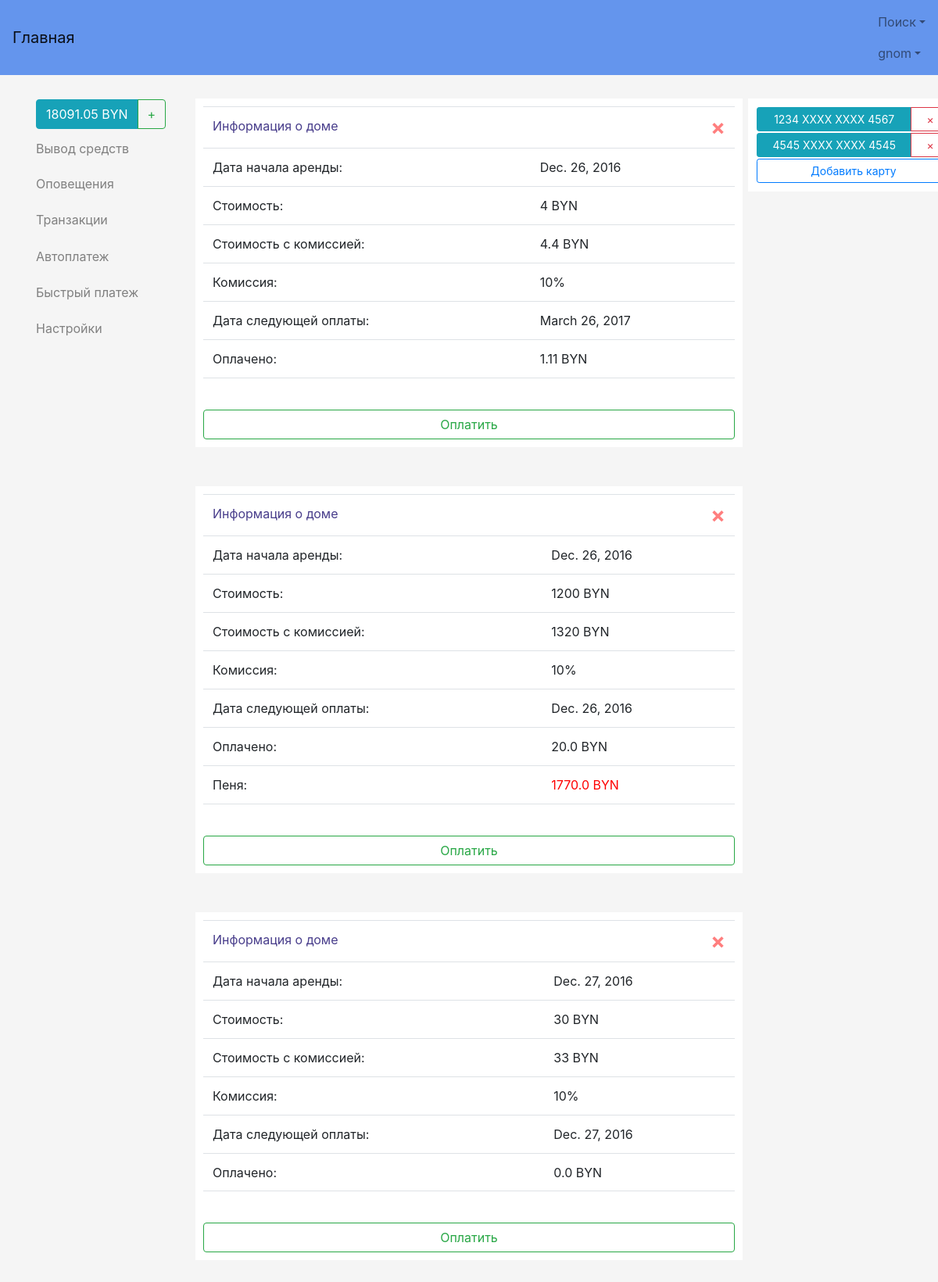
Page /profile/ (signed in) on the earlier database version.
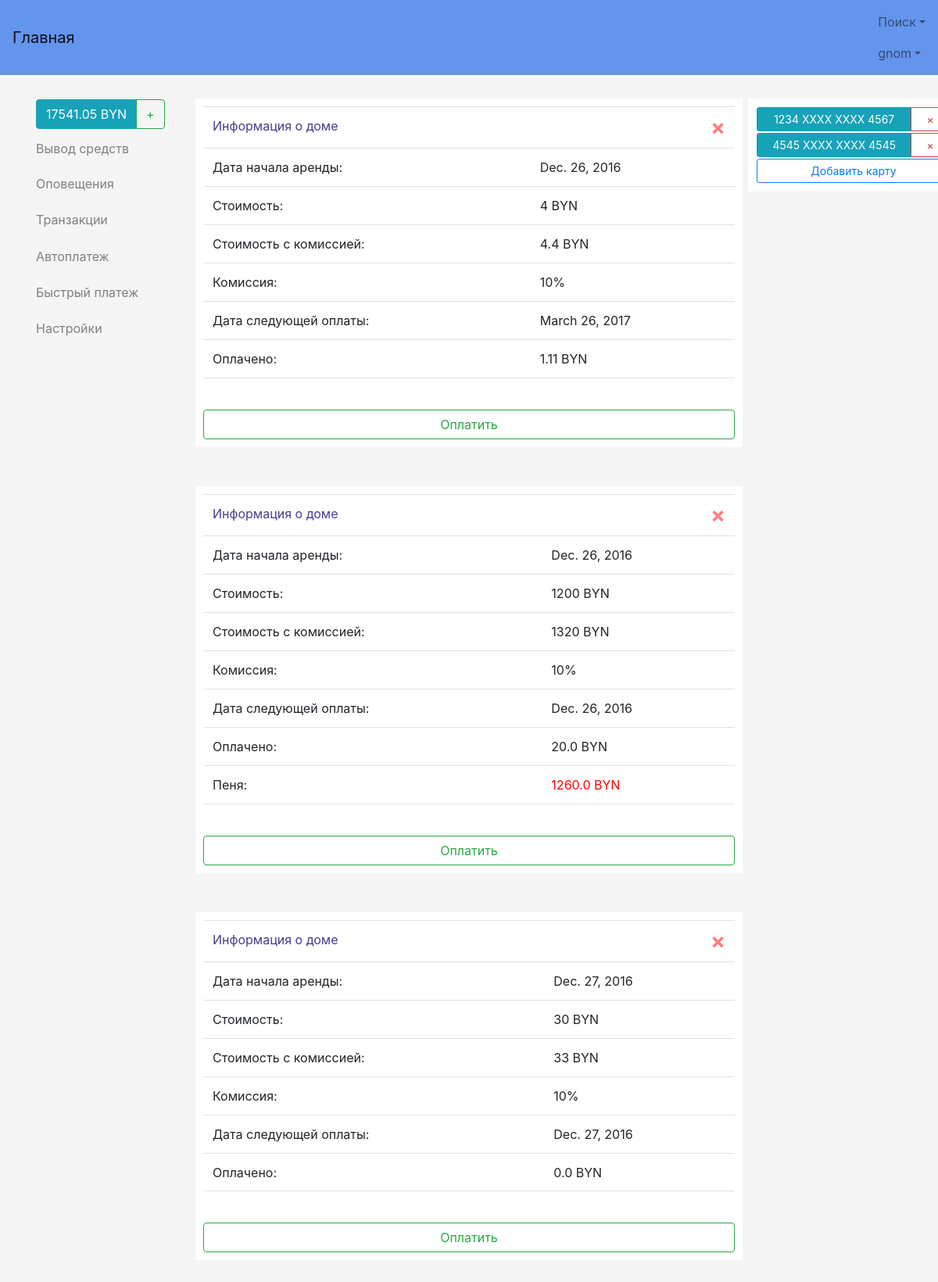
Same page on the later database version.
### TOFI/models.py (models this page shows)
class DoneRent(models.Model):
    id_house = models.ForeignKey(Rent, on_delete=models.CASCADE)
    id_user_owner = models.ForeignKey(MyUser, on_delete=models.CASCADE)
    id_user_renter = models.IntegerField()
    fine = models.FloatField(default=0)
    date_rent = models.DateField(default=None)
    payed_until_time = models.FloatField(default=0)
    cost = models.CharField(max_length=50)  # Цена одной платы
    next_payment_date = models.DateField(default=None)

### user_profile/views.py (the view)
# urls.py: url(r'^profile/', include('user_profile.urls')),
def profile(request):
    ch.check_rent_number_pay()
    if request.user.is_anonymous or not request.user.is_active:
        return HttpResponseRedirect("/login")
    cards = list()
    for card in [str(i.card_num) for i in request.user.user_card_id.all()]:
        cards.append(card[:4] + ' XXXX XXXX ' + card[-4:])
    mails = models.MessageStatusRent.objects.all().filter(id_user_to=request.user.id)
    new, number = False, 0
    for mail in mails:
        if mail.is_new:
            new = True
            number += 1
    user_cards = request.user.user_card_id.all()
    id_user = request.user.id
    if request.user.ie:
        my_rents = models.DoneRent.objects.select_related('id_house__user_login').filter(id_user_owner=id_user)
    else:
        my_rents = models.DoneRent.objects.select_related('id_house__user_login').filter(id_user_renter=id_user)
    penalties = models.DonePenalty.objects.filter(id_user_for=request.user.id)
    c = [[i, j] for i, j in zip(cards, user_cards)]
    balance = round(float(request.user.balance), 2)
    mon = models.Monetization.objects.get(id=1).value_mon
    return render(request, "Profile.html", {'cards': c, 'new': new, 'number': number, 'penalties': penalties,
                                            'my_rents': my_rents, 'balance': balance, 'mon': mon})

### TOFI/check.py (called while the page is built)
def check_payd_penalties():
    done_penalties = models.DonePenalty.objects.all()
    if done_penalties:
        for dp in done_penalties:
            if dp.is_payd:
                dp.delete()

### TOFI/templatetags/filter_extra.py (called while the page is built)
def mon_cost(arg, value):
    if not type(arg) == list:
        result = float(arg) + float(arg) * value
        if int(result) == result:
            return int(result)
        else:
            return round(float(result), 2)
    else:
        return 0

def percentage(arg):
    result = arg * 100
    if int(result) == result:
        return str(int(result)) + '%'
    else:
        return str(round(float(arg), 2)) + '%'

def round_f(arg):
    if type(arg) == float:
        return round(float(arg), 2)
    else:
        try:
            return int(arg)
        except:
            return arg

### TOFI/templates/Profile.html (shortened to what the changed rows need)
{% extends "base.html" %}
{% block content %}
    {% load filter_extra %}
    <div class="left">
        <table>
            <tr>
                <td>
                    <div class="btn-group btn-group-justified" role="group" aria-label="...">
                        <button type="button" class="btn btn-info">{{ balance }} BYN</button>
                        <button type="button" class="btn btn-outline-success" data-toggle="modal" data-target="#myModal"
                                onclick="fill_balance_click(1)">+
                        </button>
                    </div>
                </td>
            </tr>
        </table>
    </div>
    {% if my_rents and not request.user.ie %}
        <div class="hidden-center">
            {% for rent in my_rents %}
                <div class="while-color-fill padding">
                    <table class="table">
                        <tr class="padding">
                            <td class="padding">
                                <a href="aboutHouse/{{ rent.id_house.id }}">Информация о доме</a>
                            </td>
                            <td>
                                <button class="close" data-toggle="modal" data-target="#myModal"
                                        onclick="del_rent_click({{ rent.id }})" style="color: red">&times;</button>
                            </td>
                        </tr>
                        <tr>
                            <td class="padding">Дата начала аренды:</td>
                            <td class="padding">{{ rent.date_rent }}</td>
                        </tr>
                        <tr>
                            <td class="padding">Стоимость:</td>
                            <td class="padding">{{ rent.cost }} BYN</td>
                        </tr>
                        <tr>
                            <td class="padding">Стоимость с комиссией:</td>
                            <td class="padding">{{ rent.cost|mon_cost:mon }} BYN</td>
                        </tr>
                        <tr>
                            <td class="padding">Комиссия:</td>
                            <td class="padding">{{ mon|percentage }}</td>
                        </tr>
                        <tr>
                            <td class="padding">Дата следующей оплаты:</td>
                            <td class="padding">{{ rent.next_payment_date }}</td>
                        </tr>
                        <tr>
                            <td class="padding">Оплачено:</td>
                            <td class="padding">{{ rent.payed_until_time|round_f }} BYN</td>
                        </tr>
                        <tr>
                            {% if rent.fine > 0 %}
                                <td class="padding">Пеня:</td>
                                <td class="padding" style="color: red">{{ rent.fine|round_f }} BYN</td>
                            {% endif %}
                        </tr>
                        <tr>
                            <td></td>
                            <td></td>
                        </tr>
                    </table>
                    <button class="btn btn-outline-success btn-block" data-toggle="modal" data-target="#myModal"
                            onclick="choose_rent({{ rent.id }}, '{{ rent.id_house.user_login }}')">Оплатить
                    </button>
                </div>
            {% endfor %}
        </div>
    {% endif %}
    </div>
{% endblock %}

Differences in the rows shown:
changed DoneRent (number 2 of 3 on the later page): fine "1770.0" → "1260.0"
Other differences:
{{ balance }}: "18091.05" → "17541.05"
